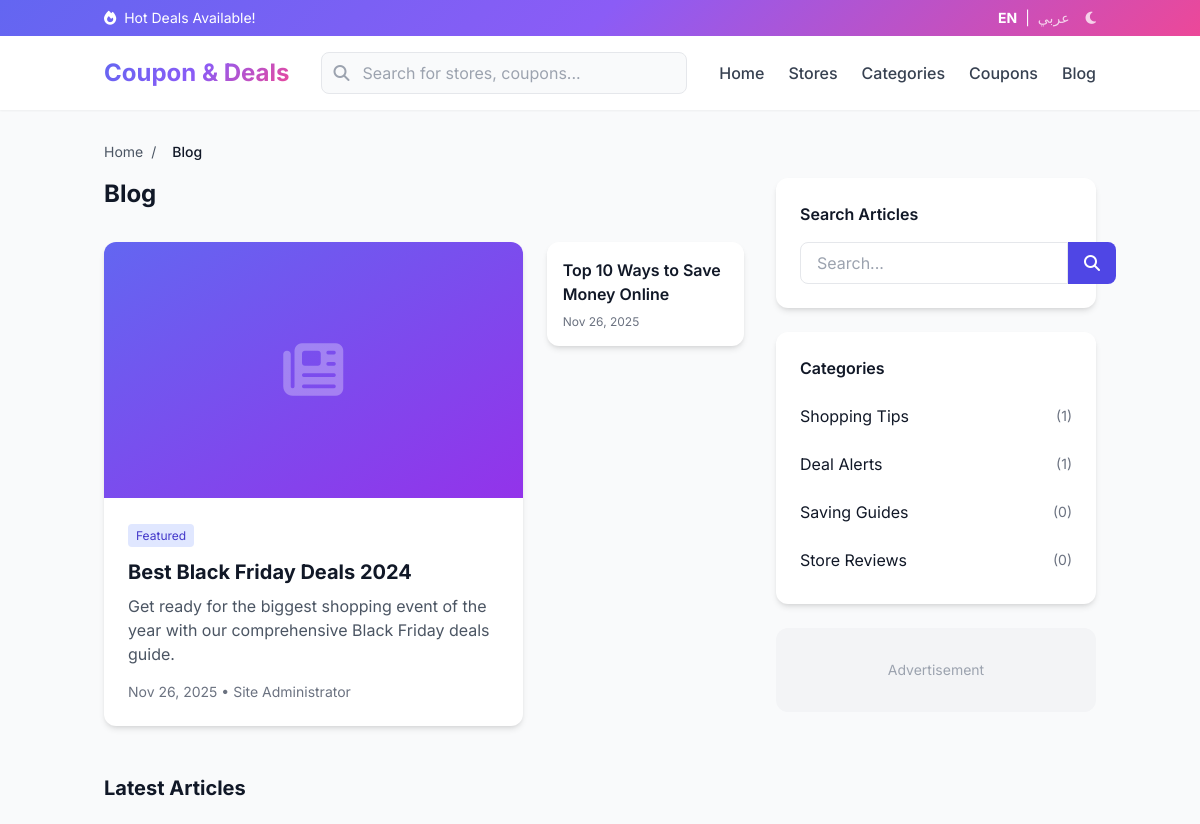
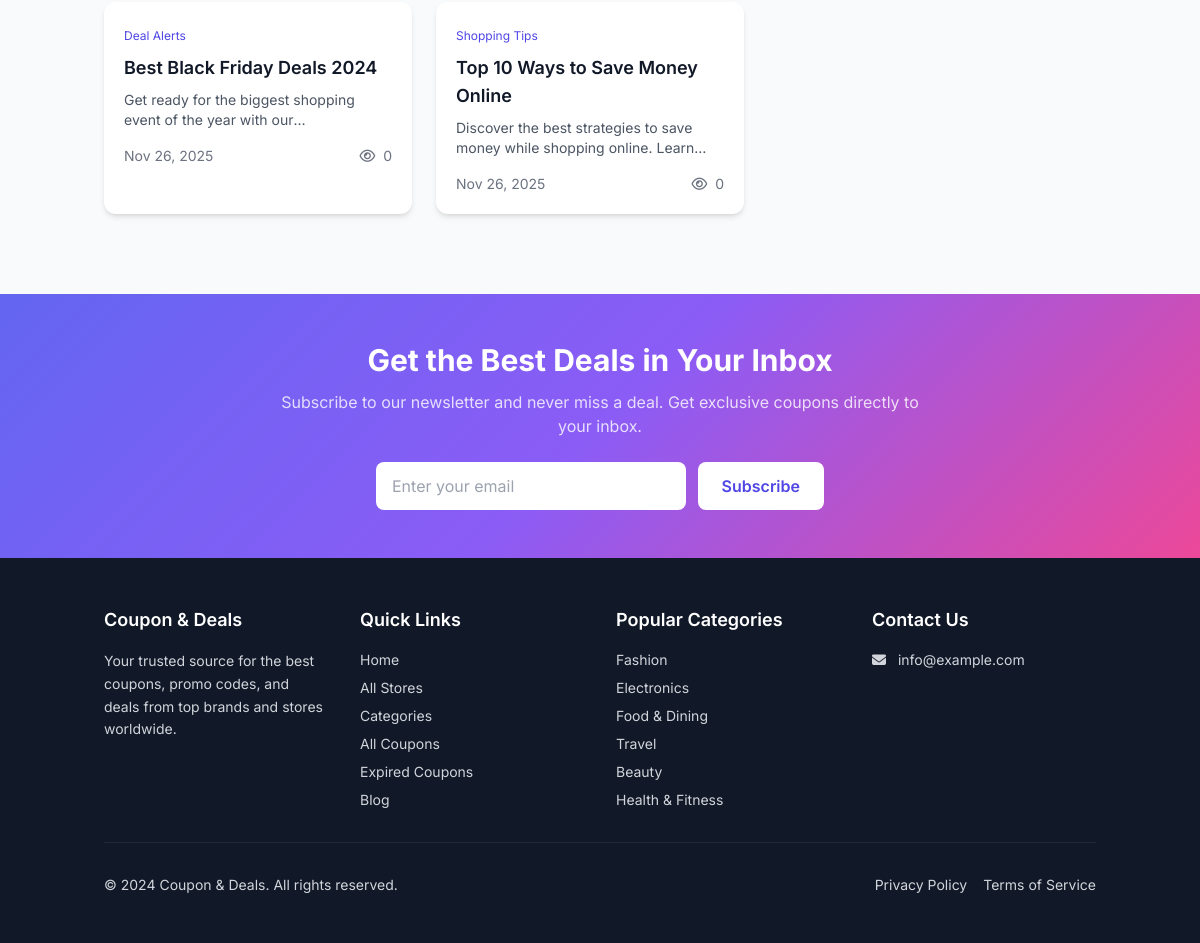
Page /blog on the committed database (2 pictures, top to bottom).
### tables this page shows
CREATE TABLE IF NOT EXISTS `articles` (
    `id` INT(11) UNSIGNED AUTO_INCREMENT PRIMARY KEY,
    `title_en` VARCHAR(255) NOT NULL,
    `title_ar` VARCHAR(255) DEFAULT NULL,
    `slug` VARCHAR(255) NOT NULL UNIQUE,
    `excerpt_en` TEXT DEFAULT NULL,
    `excerpt_ar` TEXT DEFAULT NULL,
    `content_en` LONGTEXT DEFAULT NULL,
    `content_ar` LONGTEXT DEFAULT NULL,
    `featured_image` VARCHAR(255) DEFAULT NULL,
    `category_id` INT(11) UNSIGNED DEFAULT NULL,
    `author_id` INT(11) UNSIGNED DEFAULT NULL,
    `seo_title` VARCHAR(255) DEFAULT NULL,
    `seo_description` VARCHAR(500) DEFAULT NULL,
    `seo_keywords` VARCHAR(255) DEFAULT NULL,
    `status` ENUM('draft', 'published', 'scheduled') DEFAULT 'draft',
    `scheduled_at` DATETIME DEFAULT NULL,
    `views_count` INT(11) DEFAULT 0,
    `is_featured` TINYINT(1) DEFAULT 0,
    `allow_comments` TINYINT(1) DEFAULT 1,
    `created_at` TIMESTAMP DEFAULT CURRENT_TIMESTAMP,
    `updated_at` TIMESTAMP DEFAULT CURRENT_TIMESTAMP ON UPDATE CURRENT_TIMESTAMP,
    `published_at` DATETIME DEFAULT NULL,
    FOREIGN KEY (`category_id`) REFERENCES `article_categories`(`id`) ON DELETE SET NULL,
    FOREIGN KEY (`author_id`) REFERENCES `users`(`id`) ON DELETE SET NULL,
    INDEX `idx_slug` (`slug`),
    INDEX `idx_status` (`status`),
    INDEX `idx_featured` (`is_featured`),
    INDEX `idx_published` (`published_at`)
);

CREATE TABLE IF NOT EXISTS `users` (
    `id` INT(11) UNSIGNED AUTO_INCREMENT PRIMARY KEY,
    `username` VARCHAR(50) NOT NULL UNIQUE,
    `email` VARCHAR(100) NOT NULL UNIQUE,
    `password` VARCHAR(255) NOT NULL,
    `full_name` VARCHAR(100) DEFAULT NULL,
    `role` ENUM('admin', 'editor', 'writer') DEFAULT 'writer',
    `avatar` VARCHAR(255) DEFAULT NULL,
    `is_active` TINYINT(1) DEFAULT 1,
    `last_login` DATETIME DEFAULT NULL,
    `created_at` TIMESTAMP DEFAULT CURRENT_TIMESTAMP,
    `updated_at` TIMESTAMP DEFAULT CURRENT_TIMESTAMP ON UPDATE CURRENT_TIMESTAMP,
    INDEX `idx_role` (`role`),
    INDEX `idx_active` (`is_active`)
);

CREATE TABLE IF NOT EXISTS `article_categories` (
    `id` INT(11) UNSIGNED AUTO_INCREMENT PRIMARY KEY,
    `name_en` VARCHAR(100) NOT NULL,
    `name_ar` VARCHAR(100) DEFAULT NULL,
    `slug` VARCHAR(100) NOT NULL UNIQUE,
    `description_en` TEXT DEFAULT NULL,
    `description_ar` TEXT DEFAULT NULL,
    `parent_id` INT(11) UNSIGNED DEFAULT NULL,
    `order_position` INT(11) DEFAULT 0,
    `is_active` TINYINT(1) DEFAULT 1,
    `created_at` TIMESTAMP DEFAULT CURRENT_TIMESTAMP,
    FOREIGN KEY (`parent_id`) REFERENCES `article_categories`(`id`) ON DELETE SET NULL,
    INDEX `idx_slug` (`slug`),
    INDEX `idx_active` (`is_active`)
);

CREATE TABLE IF NOT EXISTS `categories` (
    `id` INT(11) UNSIGNED AUTO_INCREMENT PRIMARY KEY,
    `name_en` VARCHAR(100) NOT NULL,
    `name_ar` VARCHAR(100) DEFAULT NULL,
    `slug` VARCHAR(100) NOT NULL UNIQUE,
    `description_en` TEXT DEFAULT NULL,
    `description_ar` TEXT DEFAULT NULL,
    `icon` VARCHAR(50) DEFAULT NULL,
    `image` VARCHAR(255) DEFAULT NULL,
    `parent_id` INT(11) UNSIGNED DEFAULT NULL,
    `order_position` INT(11) DEFAULT 0,
    `is_active` TINYINT(1) DEFAULT 1,
    `created_at` TIMESTAMP DEFAULT CURRENT_TIMESTAMP,
    `updated_at` TIMESTAMP DEFAULT CURRENT_TIMESTAMP ON UPDATE CURRENT_TIMESTAMP,
    FOREIGN KEY (`parent_id`) REFERENCES `categories`(`id`) ON DELETE SET NULL,
    INDEX `idx_slug` (`slug`),
    INDEX `idx_active` (`is_active`),
    INDEX `idx_order` (`order_position`)
);

### app/views/frontend/blog.php (the view, shortened to what the rows shown need)
<?php include APP_PATH . '/views/frontend/partials/header.php'; ?>
<div class="container mx-auto px-4 py-8">
    <div class="flex flex-col lg:flex-row gap-8">
        <div class="flex-1">
            <h1 class="text-2xl font-bold mb-8"><?= __('Blog', 'المدونة') ?></h1>
            <?php if (!empty($featuredArticles)): ?>
            <div class="grid grid-cols-1 md:grid-cols-3 gap-6 mb-12">
                <?php foreach ($featuredArticles as $i => $article): ?>
                <?php if ($i === 0): ?>
                <article class="md:col-span-2 md:row-span-2 bg-white dark:bg-gray-800 rounded-xl shadow-md overflow-hidden">
                    <?php if ($article['featured_image']): ?>
                    <img src="<?= upload($article['featured_image']) ?>"
                         alt="<?= e(getLocalizedField($article, 'title')) ?>"
                         class="w-full h-64 object-cover">
                    <?php else: ?>
                    <div class="w-full h-64 bg-gradient-to-br from-indigo-500 to-purple-600 flex items-center justify-center">
                        <i class="fas fa-newspaper text-6xl text-white/30"></i>
                    </div>
                    <?php endif; ?>
                    <div class="p-6">
                        <span class="text-xs bg-indigo-100 text-indigo-700 dark:bg-indigo-900 dark:text-indigo-200 px-2 py-1 rounded">
                            <?= __('Featured', 'مميز') ?>
                        </span>
                        <h2 class="text-xl font-bold mt-3 mb-2">
                            <a href="<?= url('blog/' . $article['slug']) ?>" class="hover:text-indigo-600 dark:hover:text-indigo-400">
                                <?= e(getLocalizedField($article, 'title')) ?>
                            </a>
                        </h2>
                        <p class="text-gray-600 dark:text-gray-400 mb-4">
                            <?= e(truncate(getLocalizedField($article, 'excerpt'), 200)) ?>
                        </p>
                        <div class="text-sm text-gray-500">
                            <?= formatDate($article['published_at']) ?>
                            <?php if ($article['author_name']): ?>
                             • <?= e($article['author_name']) ?>
                            <?php endif; ?>
                        </div>
                    </div>
                </article>
                <?php else: ?>
                <article class="bg-white dark:bg-gray-800 rounded-xl shadow-md overflow-hidden">
                    <div class="p-4">
                        <h3 class="font-semibold mb-2 line-clamp-2">
                            <a href="<?= url('blog/' . $article['slug']) ?>" class="hover:text-indigo-600 dark:hover:text-indigo-400">
                                <?= e(getLocalizedField($article, 'title')) ?>
                            </a>
                        </h3>
                        <div class="text-xs text-gray-500"><?= formatDate($article['published_at']) ?></div>
                    </div>
                </article>
                <?php endif; ?>
                <?php endforeach; ?>
            </div>
            <?php endif; ?>
            <h2 class="text-xl font-bold mb-6"><?= __('Latest Articles', 'أحدث المقالات') ?></h2>
            <?php if (empty($articles)): ?>
            <div class="bg-white dark:bg-gray-800 rounded-xl p-12 text-center">
                <i class="fas fa-newspaper text-4xl text-gray-400 mb-4"></i>
                <h3 class="text-lg font-medium text-gray-600 dark:text-gray-400"><?= __('No articles found', 'لا توجد مقالات') ?></h3>
            </div>
            <?php else: ?>
            <div class="grid grid-cols-1 md:grid-cols-2 gap-6">
                <?php foreach ($articles as $article): ?>
                <article class="bg-white dark:bg-gray-800 rounded-xl shadow-md overflow-hidden hover:shadow-lg transition-shadow">
                    <div class="p-5">
                        <?php if ($article['category_name']): ?>
                        <a href="<?= url('blog/category/' . $article['category_slug']) ?>"
                           class="text-xs text-indigo-600 dark:text-indigo-400 hover:underline">
                            <?= e($article['category_name']) ?>
                        </a>
                        <?php endif; ?>
                        <h3 class="font-semibold text-lg mt-2 mb-2 line-clamp-2">
                            <a href="<?= url('blog/' . $article['slug']) ?>" class="hover:text-indigo-600 dark:hover:text-indigo-400">
                                <?= e(getLocalizedField($article, 'title')) ?>
                            </a>
                        </h3>
                        <p class="text-gray-600 dark:text-gray-400 text-sm line-clamp-2 mb-4">
                            <?= e(truncate(getLocalizedField($article, 'excerpt'), 120)) ?>
                        </p>
                        <div class="flex items-center justify-between text-sm text-gray-500">
                            <span><?= formatDate($article['published_at']) ?></span>
                            <span><i class="far fa-eye mr-1"></i> <?= $article['views_count'] ?></span>
                        </div>
                    </div>
                </article>
                <?php endforeach; ?>
            </div>
            <?php endif; ?>
        </div>
        <aside class="lg:w-80 flex-shrink-0 space-y-6">
            <?php if (!empty($categories)): ?>
            <div class="bg-white dark:bg-gray-800 rounded-xl p-6 shadow-md">
                <ul class="space-y-2">
                    <?php foreach ($categories as $cat): ?>
                    <li>
                        <a href="<?= url('blog/category/' . $cat['slug']) ?>"
                           class="flex justify-between items-center py-2 hover:text-indigo-600 dark:hover:text-indigo-400">
                            <span><?= e(getLocalizedField($cat, 'name')) ?></span>
                            <span class="text-sm text-gray-500">(<?= $cat['articles_count'] ?>)</span>
                        </a>
                    </li>
                    <?php endforeach; ?>
                </ul>
            </div>
            <?php endif; ?>
        </aside>
    </div>
</div>
<?php include APP_PATH . '/views/frontend/partials/footer.php'; ?>

### app/views/frontend/partials/footer.php (shortened to what the rows shown need)
    </main>
    <section class="gradient-bg py-12 mt-12">
        <div class="container mx-auto px-4 text-center">
            <h2 class="text-2xl md:text-3xl font-bold text-white mb-3">
                <?= __('Get the Best Deals in Your Inbox', 'احصل على أفضل العروض في بريدك') ?>
            </h2>
        </div>
    </section>
    <footer class="bg-gray-900 text-gray-300 py-12">
        <div class="container mx-auto px-4">
            <div class="grid grid-cols-1 md:grid-cols-2 lg:grid-cols-4 gap-8 mb-8">
                <div>
                    <ul class="space-y-2 text-sm">
                        <?php
                        $footerCategories = db()->fetchAll("SELECT name_" . getCurrentLang() . " as name, slug FROM categories WHERE is_active = 1 ORDER BY order_position LIMIT 6");
                        foreach ($footerCategories as $cat):
                        ?>
                        <li><a href="<?= url('category/' . $cat['slug']) ?>" class="hover:text-white"><?= e($cat['name'] ?? $cat['slug']) ?></a></li>
                        <?php endforeach; ?>
                    </ul>
                </div>
            </div>
        </div>
    </footer>
</body>
</html>

### rows in the picture
articles: title_en "Best Black Friday Deals 2024", excerpt_en "Get ready for the biggest shopping event of the year with our comprehensive Black Friday deals guide.", published_at "Nov 26, 2025", author.full_name "Site Administrator", category.name_en "Deal Alerts", excerpt_en "Get ready for the biggest shopping event of the year with…", views_count "0"
articles: title_en "Top 10 Ways to Save Money Online", published_at "Nov 26, 2025", category.name_en "Shopping Tips", excerpt_en "Discover the best strategies to save money while shopping online.…", views_count "0"
article_categories: name_en "Shopping Tips", articles_count "1"
article_categories: name_en "Deal Alerts", articles_count "1"
article_categories: name_en "Saving Guides", articles_count "0"
article_categories: name_en "Store Reviews", articles_count "0"
categories: name_en "Fashion"
categories: name_en "Electronics"
categories: name_en "Food & Dining"
categories: name_en "Travel"
categories: name_en "Beauty"
categories: name_en "Health & Fitness"

### other values in the picture
__('Hot Deals Available!', 'عروض ساخنة متاحة!') "Hot Deals Available!"
$siteName "Coupon & Deals"
__('Home', 'الرئيسية') "Home"
__('Stores', 'المتاجر') "Stores"
__('Categories', 'الفئات') "Categories"
__('Coupons', 'كوبونات') "Coupons"
__('Blog', 'المدونة') "Blog"
$label "Home"
$label "Blog"
__('Latest Articles', 'أحدث المقالات') "Latest Articles"
__('Search Articles', 'بحث في المقالات') "Search Articles"
__('Categories', 'التصنيفات') "Categories"
__('Advertisement', 'إعلان') "Advertisement"
__('Subscribe', 'اشترك') "Subscribe"
getSetting('site_name', 'Coupon & Deals') "Coupon & Deals"
